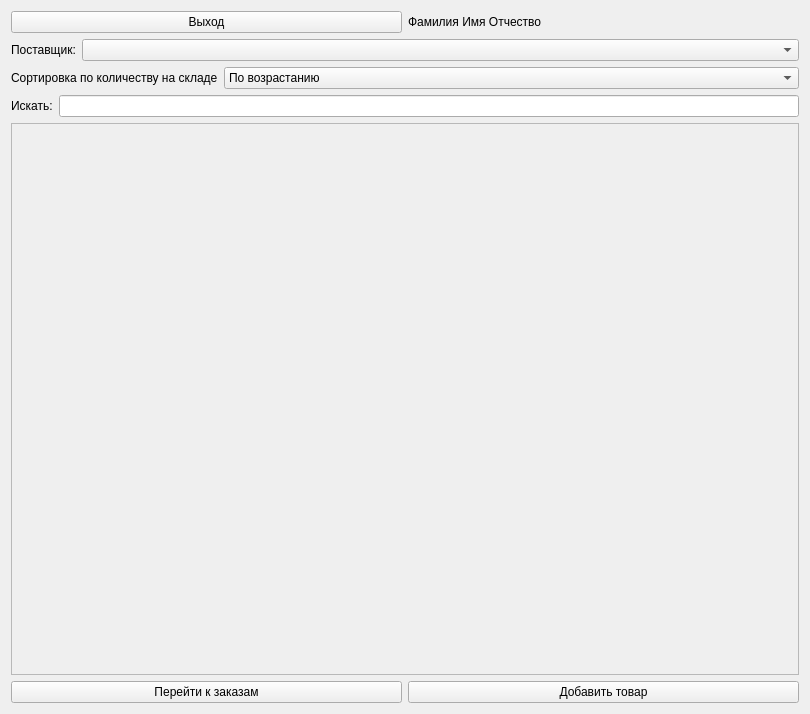
<?xml version="1.0" encoding="UTF-8"?>
<ui version="4.0">
 <class>Form</class>
 <widget class="QWidget" name="Form">
  <property name="geometry">
   <rect>
    <x>0</x>
    <y>0</y>
    <width>810</width>
    <height>714</height>
   </rect>
  </property>
  <property name="windowTitle">
   <string>Form</string>
  </property>
  <layout class="QGridLayout" name="gridLayout_2">
   <item row="0" column="0">
    <layout class="QVBoxLayout" name="verticalLayout">
     <item>
      <layout class="QHBoxLayout" name="horizontalLayout_2">
       <item>
        <widget class="QPushButton" name="logout_button">
         <property name="text">
          <string>Выход</string>
         </property>
        </widget>
       </item>
       <item>
        <widget class="QLabel" name="full_name_label">
         <property name="text">
          <string>Фамилия Имя Отчество</string>
         </property>
        </widget>
       </item>
      </layout>
     </item>
     <item>
      <layout class="QVBoxLayout" name="verticalLayout_2">
       <item>
        <layout class="QHBoxLayout" name="horizontalLayout_3">
         <item>
          <widget class="QLabel" name="label_2">
           <property name="text">
            <string>Поставщик:</string>
           </property>
          </widget>
         </item>
         <item>
          <widget class="QComboBox" name="search_suppliers_combo_box">
           <property name="sizePolicy">
            <sizepolicy hsizetype="Expanding" vsizetype="Fixed">
             <horstretch>0</horstretch>
             <verstretch>0</verstretch>
            </sizepolicy>
           </property>
          </widget>
         </item>
        </layout>
       </item>
       <item>
        <layout class="QHBoxLayout" name="horizontalLayout_8">
         <item>
          <widget class="QLabel" name="label_3">
           <property name="text">
            <string>Сортировка по количеству на складе</string>
           </property>
          </widget>
         </item>
         <item>
          <widget class="QComboBox" name="sort_by_stock_quantity_combo_box">
           <property name="sizePolicy">
            <sizepolicy hsizetype="Expanding" vsizetype="Fixed">
             <horstretch>0</horstretch>
             <verstretch>0</verstretch>
            </sizepolicy>
           </property>
           <item>
            <property name="text">
             <string>По возрастанию</string>
            </property>
           </item>
           <item>
            <property name="text">
             <string>По убыванию</string>
            </property>
           </item>
          </widget>
         </item>
        </layout>
       </item>
       <item>
        <layout class="QHBoxLayout" name="horizontalLayout">
         <item>
          <widget class="QLabel" name="label">
           <property name="text">
            <string>Искать:</string>
           </property>
          </widget>
         </item>
         <item>
          <widget class="QLineEdit" name="search_items_line_edit"/>
         </item>
        </layout>
       </item>
      </layout>
     </item>
     <item>
      <widget class="QScrollArea" name="items_scroll_area">
       <property name="widgetResizable">
        <bool>true</bool>
       </property>
       <widget class="QWidget" name="scrollAreaWidgetContents_2">
        <property name="enabled">
         <bool>true</bool>
        </property>
        <property name="geometry">
         <rect>
          <x>0</x>
          <y>0</y>
          <width>784</width>
          <height>519</height>
         </rect>
        </property>
        <layout class="QVBoxLayout" name="verticalLayout_4">
         <item>
          <layout class="QVBoxLayout" name="item_cards_layout"/>
         </item>
        </layout>
       </widget>
      </widget>
     </item>
     <item>
      <layout class="QHBoxLayout" name="horizontalLayout_4">
       <item>
        <widget class="QPushButton" name="go_to_orders_button">
         <property name="text">
          <string>Перейти к заказам</string>
         </property>
        </widget>
       </item>
       <item>
        <widget class="QPushButton" name="add_item_button">
         <property name="text">
          <string>Добавить товар</string>
         </property>
        </widget>
       </item>
      </layout>
     </item>
    </layout>
   </item>
  </layout>
 </widget>
 <resources/>
 <connections/>
</ui>
